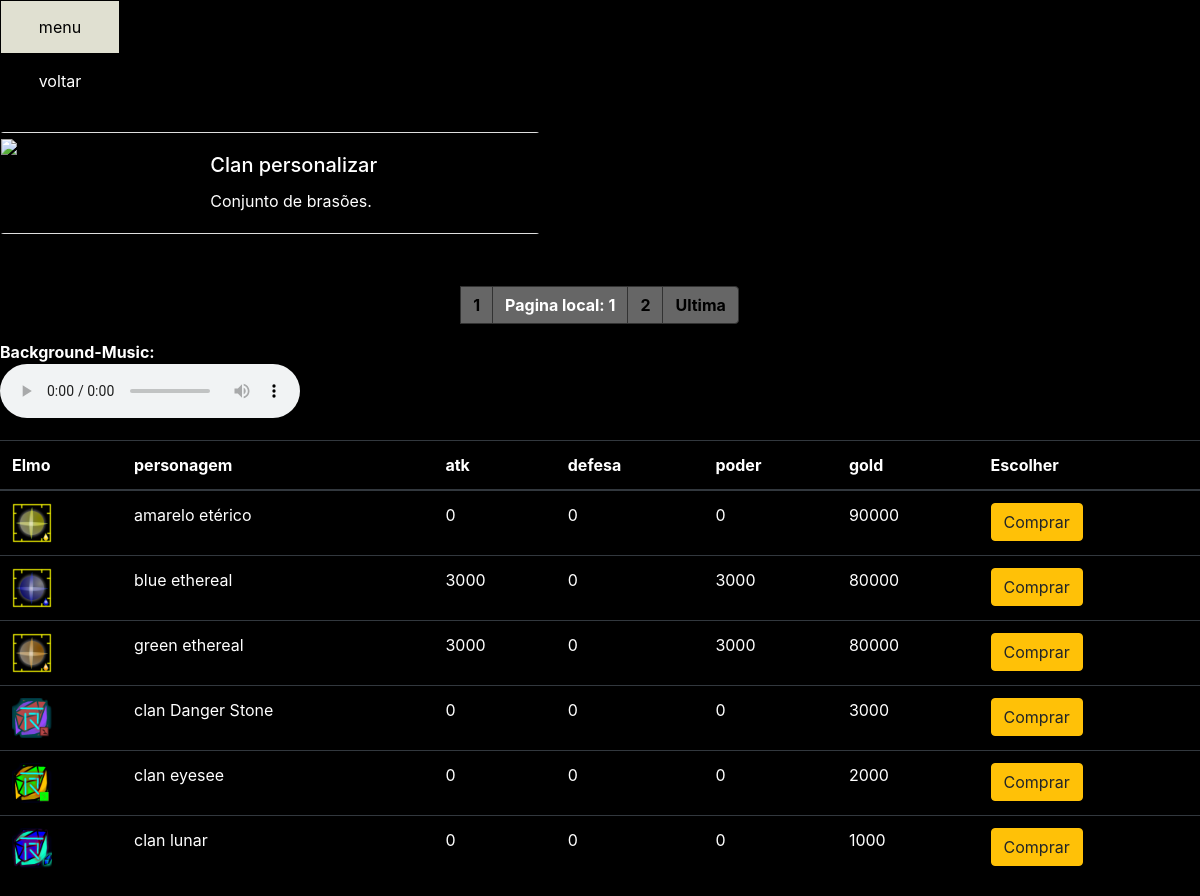
Page /menus/static/key_12clanpersonalizar.php on the committed database.
### tables this page shows
CREATE TABLE IF NOT EXISTS `shops` (
  `inv_id` int(6) NOT NULL AUTO_INCREMENT,
  `inv_dono` varchar(250) DEFAULT NULL,
  `inv_nome` varchar(250) DEFAULT NULL,
  `inv_nome_item` varchar(250) DEFAULT NULL,
  `inv_mod` varchar(5000) DEFAULT NULL,
  `inv_slots` int(9) DEFAULT NULL,
  `inv_gold` int(8) DEFAULT NULL,
  `nome_da` varchar(250) DEFAULT NULL,
  `inv_type` varchar(250) DEFAULT NULL,
  `inv_loot` int(8) DEFAULT NULL,
  `inv_capacidade` int(14) DEFAULT NULL,
  `inv_atk` int(7) DEFAULT NULL,
  `inv_def` int(7) DEFAULT NULL,
  `inv_pw` int(7) DEFAULT NULL,
  `inv_hp_min` int(10) DEFAULT NULL,
  `inv_hp_max` int(10) DEFAULT NULL,
  `inv_mp_min` int(10) DEFAULT NULL,
  `inv_mp_max` int(10) DEFAULT NULL,
  `inv_tipo` varchar(250) DEFAULT NULL,
  `inv_kit` varchar(250) DEFAULT NULL,
  `inv_shop` varchar(250) DEFAULT NULL,
  `inv_cod_1` varchar(250) DEFAULT NULL,
  `inv_cod_2` varchar(250) DEFAULT NULL,
  `inv_cod_3` varchar(250) DEFAULT NULL,
  `inv_cod_final` varchar(250) DEFAULT NULL,
  PRIMARY KEY (`inv_id`)
);

### menus/static/key_12clanpersonalizar.php (the view, shortened to what this page needs)
<?php
include('../../login-cadastro/db/conexao.php');
?>
<!DOCTYPE html>
<html lang="pt-br">
  <head>
           <link rel="stylesheet" href="../../home/View/css/key_23.css">
           <link rel="stylesheet" href="https://maxcdn.bootstrapcdn.com/bootstrap/4.0.0/css/bootstrap.min.css">
  <link rel="stylesheet" href="css/styles.css?v=1.0">
  </head>
  <body>
  <div class="links">
  <a class= "menu" href="key_24.php">menu</a>
<br>
  <a class= "voltar" href="key_473.php">voltar</a>
<br>
</div>
    </a><br>
   <div class="card mb-3" style="max-width: 540px;">
  <div class="row g-0">
    <div class="col-md-4">
      <img src="../../static/npcs2/zaia16.png" >
    </div>
    <div class="col-md-8">
      <div class="card-body">
        <h5 class="card-title"> Clan personalizar </h5>
        <p class="card-text"> Conjunto de brasões.</p>
      </div>
    </div>
  </div>
</div>
<table class="table table-dark">
  <thead>
    <tr>
      <th scope="col">Elmo</th>
      <th scope="col">personagem</th>
      <th scope="col">atk</th>
      <th scope="col">defesa</th>
       <th scope="col">poder</th>
       <th scope="col">gold</th>
      <th scope="col">Escolher</th>
    </tr>
  </thead>
  <tbody>
    <?php
    $pagina_atual = filter_input(INPUT_GET,'pagina', FILTER_SANITIZE_NUMBER_INT);
    $pagina = (!empty($pagina_atual)) ? $pagina_atual : 1;
    $qnt_result_pg = 10;
    $inicio = ($qnt_result_pg * $pagina) - $qnt_result_pg;
$stmt6= $pdo-> prepare( "SELECT * FROM shops  WHERE nome_da = 'clan_pers' ORDER BY  shops . inv_id  desc LIMIT $qnt_result_pg OFFSET $inicio");
$stmt6-> execute();
$result6 = $stmt6-> fetchAll( PDO::FETCH_ASSOC );
foreach($result6 as  $value6) {
echo "<form action='key_12enemy1_bck.php' method='POST'>";
      echo "<div class='buttoin'>";
            echo "<div class='card-content'>";
            echo "<div class='content'>";
          echo "<tr>";
          echo "<td><img style='width:40px;height:40px' src=".$value6['inv_nome']."></td>";
          echo "<td>" .$value6["inv_nome_item"]. "</td>";
          echo "<td>" . $value6['inv_atk'] . "</td>";
          echo "<td>" . $value6['inv_def'] . "</td>";
          echo "<td>" . $value6['inv_pw'] . "</td>";
         echo "<td>" . $value6['inv_gold'] . "</td>";
 echo "<td><button type='submit' class='btn btn-warning'>Comprar</button></td>";
 echo "</div>";
            echo "</div>";
            echo "</div>";
      echo "</form>";
 }
     $result_pg= $pdo-> prepare( "SELECT COUNT(inv_id) AS num_result FROM shops WHERE nome_da = 'Radiant_Star'  ");
$result_pg-> execute();
$resultado_pg = $result_pg-> fetchAll( PDO::FETCH_ASSOC );
foreach($resultado_pg as   $row_pg ) {
    $quantidade_pg = ceil($row_pg['num_result'] / $qnt_result_pg);
    $max_links = 2;
       echo "<nav aria-label='Page navigation example'>";
        echo "<ul class='pagination justify-content-center'>";
     echo " <a href='key_12itemhunter.php?pagina=1'class='page-link' aria-label='Goto page 1'>1</a>";
    echo "<li class='page-item'><a class='page-link' aria-current='page'>Pagina local: ".$pagina." </a></li> ";
    for($pag_dep = $pagina + 1; $pag_dep <= $pagina + $max_links; $pag_dep++){
      if($pag_dep <= $quantidade_pg){
        echo "<li class='page-item'><a class='page-link' href='key_12itemhunter.php?pagina=$pag_dep'>$pag_dep</a> ";
      }
    }
    echo "<li class='page-item'><a class='page-link' href='key_12itemhunter.php?pagina=$quantidade_pg' class='page-link' aria-label='Goto page 86'>Ultima</a></li>";
      echo "</ul>";
        echo "</nav>";
}
 ?>
     <figure>
    <figcaption style="color:white; font-weight: bold ">Background-Music:</figcaption>
    <audio
        controls
        loop
        play
        src="../ost/theme.mp3">
    </audio>
    <br/>
</figure>
     </body>
</html>

### home/View/css/key_23.css (style rules this page uses)
* { margin: 0; padding: 0; background-color:black ; }
img { width:40px; height:40px; }
a.page-link { background-color:#666666; color:black ; font-weight: bold; border:1px solid rgb(50,50,50); }
.btn { background-color:black; color:white; border: 2px solid #666666; }
a.menu:link, a.menu:visited, a.voltar:link, a.voltar:visited { background-color: #000; border: 1px solid #000; color: white; display: inline-block; padding: 14px 25px; text-align: center; text-decoration: none; width:100%; }
.links { width:120px; }

### menus/static/styles.css (style rules this page uses)
.buttoin { border: 3px solid black ; }
body { position:relative; background-color:black; color:white; }
a.menu:link, a.menu:visited, a.voltar:link, a.voltar:visited { background-color: #000; border: 1px solid #000; color: white; display: inline-block; padding: 14px 25px; text-align: center; text-decoration: none; width:100%; }
.links { width:120px; }
img { width:200px; height:auto ; }

### menus/static/key_12clanpersonalizar.php (style rules this page uses)
.buttoin { border: 3px solid black ; }
body { position:relative; background-color:black; color:white; }
a.menu:link, a.menu:visited, a.voltar:link, a.voltar:visited { background-color: #000; border: 1px solid #000; color: white; display: inline-block; padding: 14px 25px; text-align: center; text-decoration: none; width:100%; }
.links { width:120px; }
img { width:200px; height:auto ; }

### rows in the picture
shops: shows a picture, inv_nome_item "amarelo etérico", inv_atk "0", inv_def "0", inv_pw "0", inv_gold "90000"
shops: inv_nome (picture), inv_nome_item "blue ethereal", inv_atk "3000", inv_def "0", inv_pw "3000", inv_gold "80000"
shops: inv_nome (picture), inv_nome_item "green ethereal", inv_atk "3000", inv_def "0", inv_pw "3000", inv_gold "80000"
shops: inv_nome (picture), inv_nome_item "clan Danger Stone", inv_atk "0", inv_def "0", inv_pw "0", inv_gold "3000"
shops: inv_nome (picture), inv_nome_item "clan eyesee", inv_atk "0", inv_def "0", inv_pw "0", inv_gold "2000"
shops: inv_nome (picture), inv_nome_item "clan lunar", inv_atk "0", inv_def "0", inv_pw "0", inv_gold "1000"
